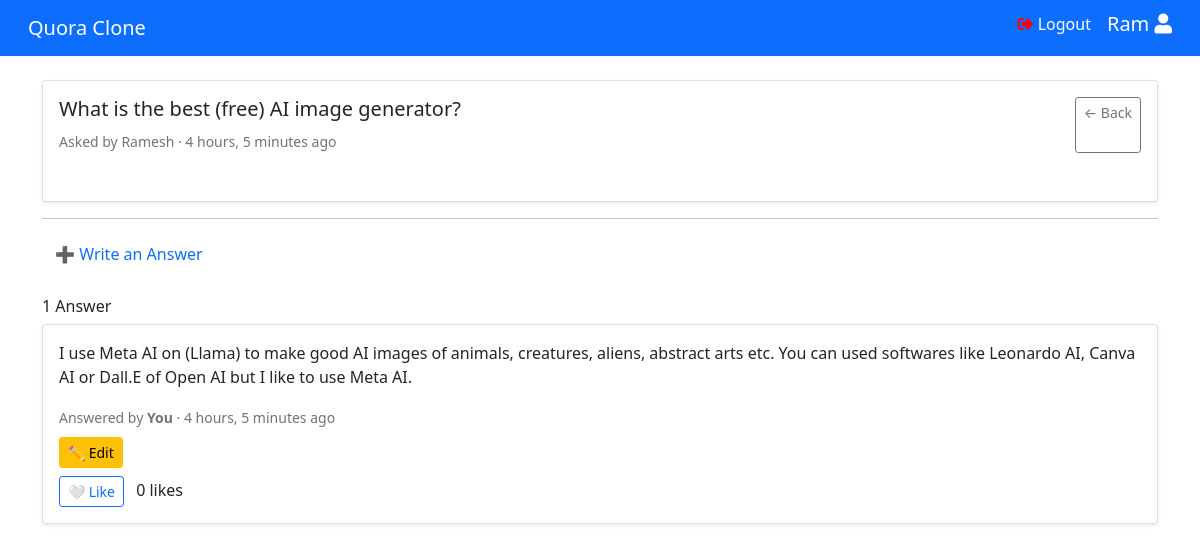
Screenshot of /question/2/ (signed in) with the database file from the repository.
### core/models.py (models this page shows, shortened)
class Question(models.Model):
    user = models.ForeignKey(User, on_delete=models.CASCADE)
    title = models.CharField(max_length=255)
    description = models.TextField(blank=True, null=True)
    created_at = models.DateTimeField(auto_now_add=True)

class Answer(models.Model):
    question = models.ForeignKey(Question, on_delete=models.CASCADE)
    user = models.ForeignKey(User, on_delete=models.CASCADE)
    text = models.TextField()
    created_at = models.DateTimeField(auto_now_add=True)
    likes = models.ManyToManyField(User, related_name='liked_answers', blank=True)

### core/views.py (the view)
# urls.py: path('question/<int:pk>/', views.question_detail_view, name='question_detail'),
@login_required
def question_detail_view(request, pk):
    question = get_object_or_404(Question, pk=pk)
    answers = Answer.objects.filter(question=question).select_related('user').prefetch_related('likes')
    form = AnswerForm(request.POST or None)
    if request.method == 'POST' and form.is_valid():
        answer = form.save(commit=False)
        answer.question = question
        answer.user = request.user
        answer.save()
        return redirect('question_detail', pk=pk)
    return render(request, 'core/question_detail.html', {'question': question, 'answers': answers, 'form': form})

### templates/core/question_detail.html (shortened to what this page needs)
{% extends 'core/base.html' %}
{% load static %}
{% block content %}
<div class="container mt-4">
  <div class="card p-3 shadow-sm">
    <div class="d-flex justify-content-between">
      <div>
        <h5>{{ question.title }}</h5>
        <small class="text-muted">
          Asked by
          {% if request.user == question.user %}
            <strong>You</strong>
          {% else %}
            {{ question.user.username }}
          {% endif %}
          · {{ question.created_at|timesince }} ago
        </small>
      </div>
      <div class="d-flex gap-2">
        <a href="{% url 'home' %}" class="btn btn-sm btn-outline-secondary">← Back</a>
      </div>
    </div>
    <div class="mt-3">
    </div>
  </div>
  <hr>
  <div class="mb-4">
    <button class="btn btn-link text-decoration-none" onclick="toggleAnswerForm()">➕ Write an Answer</button>
  </div>
  <h6>{{ answers.count }} Answer{{ answers.count|pluralize }}</h6>
  {% for answer in answers %}
    <div class="card p-3 mb-3 shadow-sm">
      <div class="d-flex justify-content-between">
        <div>
          <p>{{ answer.text }}</p>
          <small class="text-muted">
            Answered by
            {% if request.user == answer.user %}
              <strong>You</strong>
            {% else %}
              {{ answer.user.username }}
            {% endif %}
            · {{ answer.created_at|timesince }} ago
          </small>
        </div>
      </div>
      {% if answer.user == request.user %}
        <div class="mt-2">
          <a href="{% url 'edit_answer' answer.pk %}" class="btn btn-sm btn-warning">✏️ Edit</a>
        </div>
      {% endif %}
      <div class="mt-2">
        <form action="{% url 'like_answer' answer.id %}" method="POST">
          {% if user in answer.likes.all %}
            <button class="btn btn-sm btn-outline-danger">❤️ Unlike</button>
          {% else %}
            <button class="btn btn-sm btn-outline-primary">🤍 Like</button>
          {% endif %}
          <span class="ms-2">{{ answer.likes.count }} like{{ answer.likes.count|pluralize }}</span>
        </form>
      </div>
    </div>
  {% empty %}
    <p>No answers yet. Be the first to answer!</p>
  {% endfor %}
</div>
{% endblock %}

### templates/core/base.html (shortened to what this page needs)
{% load static %}
<!DOCTYPE html>
<html>
<head>
    <link rel="stylesheet" href="https://stackpath.bootstrapcdn.com/bootstrap/4.5.2/css/bootstrap.min.css"/>
    <link rel="stylesheet" href="https://cdnjs.cloudflare.com/ajax/libs/font-awesome/5.15.1/css/all.min.css"/>
    <link href="https://cdn.jsdelivr.net/npm/bootstrap@5.1.3/dist/css/bootstrap.min.css" rel="stylesheet">
</head>
<body>
    <div>
        <nav class="navbar navbar-expand-lg navbar-light bg-primary">
            <div class="container-fluid">
                <a class="navbar-brand text-white" href="#">Quora Clone</a>
                <div class="collapse navbar-collapse" id="navbarNav">
                    <ul class="navbar-nav ml-auto">
                    <li class="nav-item mr-3" >
                        <i class="fas fa-sign-out-alt" style="color: red"></i>
                        <a href="{% url 'logout' %}" class="text-white logout-text" style="text-decoration:none">Logout</a>
                    </li>
                    <li>
                        <h5 class="text-white">{{ request.user.username|title }}
                        <i class="fas fa-user"></i>
                        </h5>
                    </li>
                    </ul>
                </div>
            </div>
        </nav>
    </div>
    {% block content %}{% endblock %}
</body>
</html>

### rows the page displays
Question: title "What is the best (free) AI image generator?", user.username "Ramesh", created_at "4 hours, 5 minutes"
Answer: text "I use Meta AI on (Llama) to make good AI images of animals, creatures, aliens, abstract arts etc. You can used softwares like Leonardo AI, Canva AI or Dall.E of Open AI but I like to use Meta AI.", created_at "4 hours, 5 minutes", shows "✏️ Edit", shows "🤍 Like", likes.count "0"

### other values shown
{{ request.user.username|title }} "Ram"
{{ answers.count }} "1"
